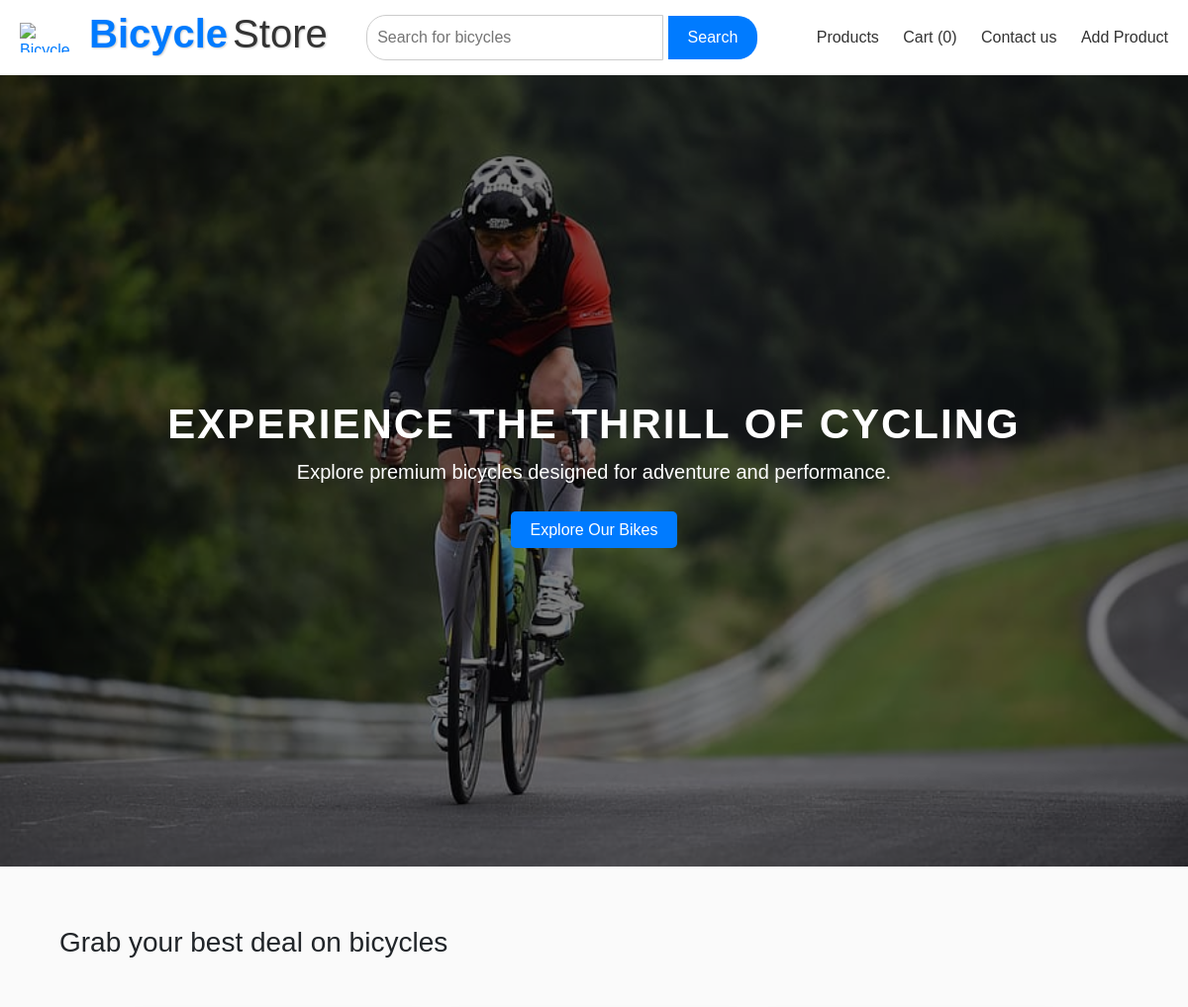
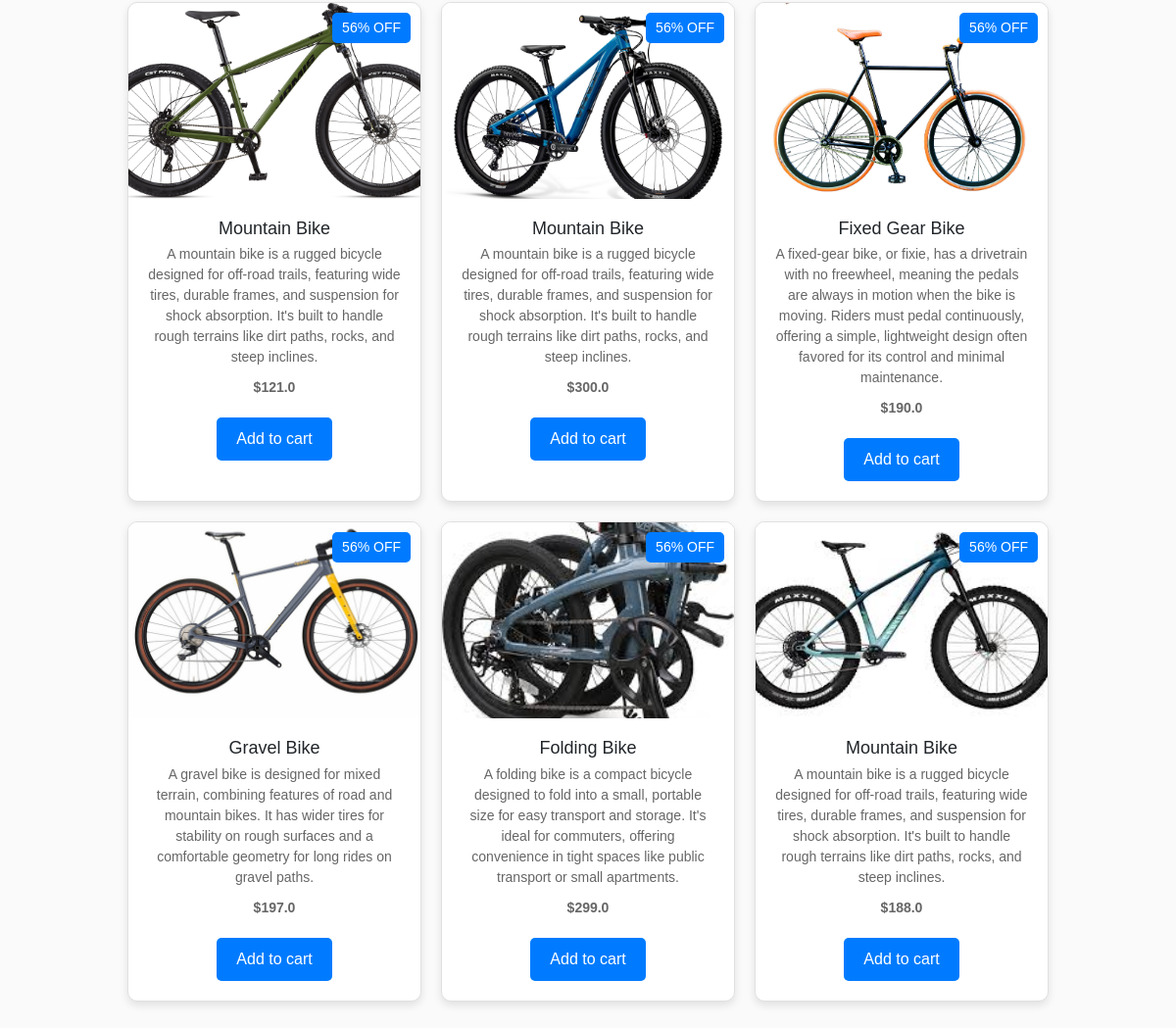
The page / on the database its author committed (2 pictures, top to bottom).
### models.py (models this page shows)
class Bikes(db.Model):
    id = db.Column(db.Integer, primary_key=True)
    Brand_name = db.Column(db.String(100), nullable=False)
    Brand_category = db.Column(db.Text, nullable=False)
    price = db.Column(db.Float, nullable=False)
    M_date = db.Column(db.String(50), nullable=False)
    image_url = db.Column(db.String(200), nullable=False)
    description = db.Column(db.String(200), nullable=False)
    accessories = db.relationship('Accessories', secondary=bike_accessory_association, backref='bikes')  # Many-to-many relationship

### app.py (the view)
@app.route("/")
def Homepage():
    all_products = Bikes.query.all()
    special_offer_products = [product for product in all_products if product.price < 500]
    return render_template("home.html", products=special_offer_products)

### app.py (called while the page is built)
def get_cart_item_count():
    return len(Order.query.all())

@app.context_processor
def inject_cart_count():
    return dict(cart_item_count=get_cart_item_count())

### templates/home.html (shortened to what this page needs)
{% extends "header.html" %}
{% block content %}
    <section class="hero">
        <div class="hero-content">
          <h1>Experience the thrill of cycling</h1>
          <p>Explore premium bicycles designed for adventure and performance.</p>
          <a href="./product.html" class="add-to-cart-btn">Explore Our Bikes</a>
        </div>
      </section>
     <section class="product-container">
        <div class="product-title">
            <h3>Grab your best deal on bicycles</h3>
          </div>
           <div class="products-card-container">
                {% for i in products %}
               <div class="product-card">
                   <a href="/place_order/{{ i.id }}" class="product-link">
                  <div class="discount-label">56% OFF</div>
                  <img src= {{ i.image_url }}  alt="Fixed Bike" class="product-image">
                  <div class="product-details">
                      <h2>{{i.Brand_category}}</h2>
                      <p>{{i.description}}</p>
                      <div class="price-info">
                          <p class="current-price">${{i.price}}</p>
                      </div>
                      <button class="add-to-cart-btn">Add to cart</button>
                  </div>
                  </a>
              </div>
              {% endfor %}
        </div>
    </section>
{% endblock %}

### templates/header.html (shortened to what this page needs)
<!DOCTYPE html>
<html lang="en">
<head>
    <link rel="stylesheet" href="https://cdn.jsdelivr.net/npm/bootstrap@4.6.2/dist/css/bootstrap.min.css">    <link rel="stylesheet" href="/static/css/styles.css">
    <link rel="stylesheet" href="/static/css/logo.css">
    <link rel="stylesheet" href="/static/css/checkout.css">
</head>
<body>
    <header class="header">
        <div class="header-container">
            <a href="/"  class="logo-container-link">
            <div class="logo">
                    <img src="https://img.icons8.com/ios-filled/50/000000/bicycle.png" alt="Bicycle Icon" class="logo-icon">
                    <h1>
                        <span class="logo-text-1">Bicycle</span>
                        <span class="logo-text-2">Store</span>
                    </h1>
                </div>
            </a>
            <div class="search-bar">
                <form method="GET" action="{{ url_for('Productspage') }}">
                    <input type="text" name="search" placeholder="Search for bicycles">
                    <button type="submit">Search</button>
                </form>
            </div>
            <div class="header-links" id="navbarNav">
                <a href="/products">Products</a>
                <a href="/orders">Cart ({{ cart_item_count }})</a>
                <a href="/contact-us">Contact us</a>
                    <a href="{{ url_for('addProduct') }}">Add Product</a>
            </div>
        </div>
    </header>
    {% block content %}{% endblock %}
</body>
</html>

### static/css/styles.css (style rules this page uses)
* { margin: 0; padding: 0; box-sizing: border-box; }
body { font-family: Arial, sans-serif; }
.header { background-color: #ffffff; padding: 10px 20px; box-shadow: 0 2px 5px rgba(0, 0, 0, 0.1); }
.header-container { display: flex; justify-content: space-between; align-items: center; }
.logo { display: flex; align-items: center; }
.logo img { height: 30px; margin-right: 10px; }
.header-links a { margin-left: 20px; text-decoration: none; color: #333; font-weight: 500; }
.hero { font-family: Arial, sans-serif; position: relative; background-image: url('/static/images/image1.jpg'); background-size: cover; background-position: center; height: 100vh; color: white; display: flex; align-items: center; justify-content: center; text-align: center; }
.hero::before { content: ""; position: absolute; top: 0; left: 0; width: 100%; height: 100%; background: rgba(0, 0, 0, 0.5); }
.hero-content { position: relative; z-index: 1; }
.hero h1 { font-size: 3.5vw; font-weight: bold; text-transform: uppercase; letter-spacing: 2px; }
.hero p { font-size: 1.25rem; margin-bottom: 2rem; }
.product-container { padding: 40px; margin: 20px; }
.product-title { margin-bottom: 50px; }
.product-container .products-card-container { display: flex; gap: 20px; flex-direction: row; flex-wrap: wrap; justify-content: center; }
.product-card { cursor: pointer; position: relative; width: 300px; background-color: #fff; border-radius: 10px; overflow: hidden; box-shadow: 0 4px 8px rgba(0, 0, 0, 0.1); text-align: center; border: 1px solid #e0e0e0; }
.discount-label { position: absolute; top: 10px; right: 10px; background-color: #007bff; color: white; font-size: 14px; padding: 5px 10px; border-radius: 5px; }
.product-image { width: 100%; height: 200px; object-fit: cover; }
.product-details { padding: 20px; }
.product-details h2 { font-size: 18px; margin-bottom: 5px; }
.product-details p { color: #666; font-size: 14px; margin-bottom: 10px; }
.price-info { margin-bottom: 20px; }
.current-price { font-size: 20px; color: #000; font-weight: bold; }
.add-to-cart-btn { text-decoration: none; padding: 10px 20px; background-color: #007bff; color: white; border: none; border-radius: 5px; cursor: pointer; font-size: 16px; }
.product-link { color: inherit; display: block; }

### static/css/logo.css (style rules this page uses)
.logo { display: flex; align-items: center; gap: 10px; }
.header-container .logo-container-link { text-decoration: none; }
.logo-icon { cursor: pointer; width: 50px; height: 50px; color: #007bff; }
.logo h1 { font-size: 2.5rem; font-weight: 700; display: flex; align-items: center; }
.logo-text-1 { color: #007bff; font-weight: 700; }
.logo-text-2 { color: #333; font-weight: 400; margin-left: 5px; }
.logo h1 { text-shadow: 1px 1px 2px rgba(0, 0, 0, 0.2); }
.search-bar { display: flex; align-items: center; }
.search-bar input { outline: #008ECC; padding: 10px; width: 300px; border: 1px solid #ccc; border-radius: 20px 0 0 20px; }
.search-bar button { padding: 10px 20px; background-color: #007bff; color: white; border: none; border-radius: 0 20px 20px 0; cursor: pointer; }
.header-container { position: relative; }

### static/css/checkout.css (style rules this page uses)
* { margin: 0; padding: 0; box-sizing: border-box; font-family: Arial, sans-serif; }
body { background-color: #fafafa; }

### rows shown on the page
Bikes: image_url (picture), Brand_category "Mountain Bike", description "A mountain bike is a rugged bicycle designed for off-road trails, featuring wide tires, durable frames, and suspension for shock absorption. It's built to handle rough terrains like dirt paths, rocks, and steep inclines.", price "121.0"
Bikes: image_url (picture), Brand_category "Mountain Bike", description "A mountain bike is a rugged bicycle designed for off-road trails, featuring wide tires, durable frames, and suspension for shock absorption. It's built to handle rough terrains like dirt paths, rocks, and steep inclines.", price "300.0"
Bikes: image_url (picture), Brand_category "Fixed Gear Bike", description "A fixed-gear bike, or fixie, has a drivetrain with no freewheel, meaning the pedals are always in motion when the bike is moving. Riders must pedal continuously, offering a simple, lightweight design often favored for its control and minimal maintenance.", price "190.0"
Bikes: image_url (picture), Brand_category "Gravel Bike", description "A gravel bike is designed for mixed terrain, combining features of road and mountain bikes. It has wider tires for stability on rough surfaces and a comfortable geometry for long rides on gravel paths.", price "197.0"
Bikes: image_url (picture), Brand_category "Folding Bike", description "A folding bike is a compact bicycle designed to fold into a small, portable size for easy transport and storage. It's ideal for commuters, offering convenience in tight spaces like public transport or small apartments.", price "299.0"
Bikes: image_url (picture), Brand_category "Mountain Bike", description "A mountain bike is a rugged bicycle designed for off-road trails, featuring wide tires, durable frames, and suspension for shock absorption. It's built to handle rough terrains like dirt paths, rocks, and steep inclines.", price "188.0"

### other values the page prints
{{ cart_item_count }} "0"
